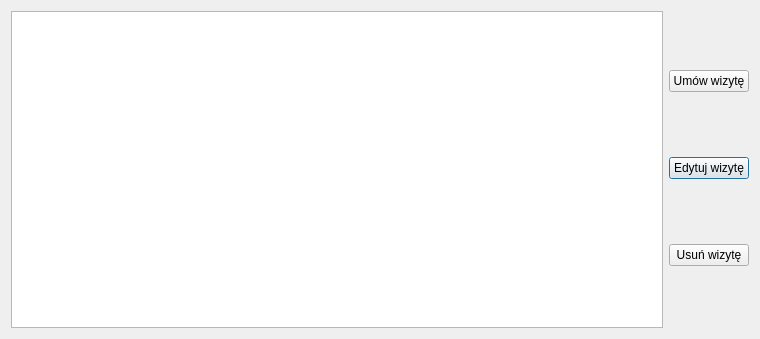
<?xml version="1.0" encoding="UTF-8"?>
<ui version="4.0">
 <class>VisitsCheckDate</class>
 <widget class="QDialog" name="VisitsCheckDate">
  <property name="geometry">
   <rect>
    <x>0</x>
    <y>0</y>
    <width>760</width>
    <height>339</height>
   </rect>
  </property>
  <property name="windowTitle">
   <string>Dialog</string>
  </property>
  <layout class="QGridLayout" name="gridLayout">
   <item row="0" column="0">
    <widget class="QTableView" name="tableView_visits"/>
   </item>
   <item row="0" column="1">
    <layout class="QGridLayout" name="gridLayout_2">
     <item row="1" column="0">
      <widget class="QPushButton" name="pushButton_editVisit">
       <property name="text">
        <string>Edytuj wizytę</string>
       </property>
      </widget>
     </item>
     <item row="0" column="0">
      <widget class="QPushButton" name="pushButton_setVisit">
       <property name="text">
        <string>Umów wizytę</string>
       </property>
      </widget>
     </item>
     <item row="2" column="0">
      <widget class="QPushButton" name="pushButton_delVisit">
       <property name="text">
        <string>Usuń wizytę</string>
       </property>
      </widget>
     </item>
    </layout>
   </item>
  </layout>
 </widget>
 <resources/>
 <connections/>
</ui>
